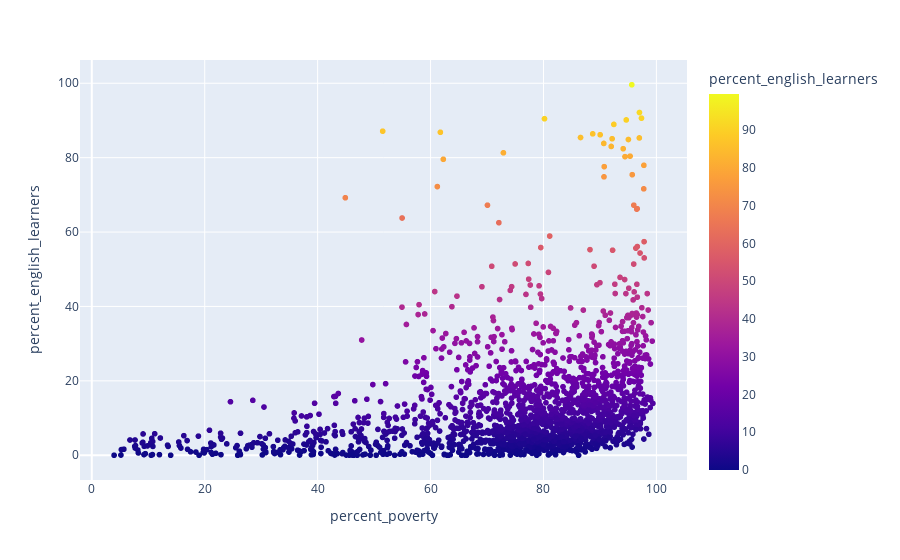

Write notebook code for a chart like this one.
### Markdown cell above
#### Task 2E: Create a scatter plot to see whether a relationship might exist between the percentage of low-income students in a school and the percentage of English learners in a school.

The percentage of students who fall below the poverty line should be on the horizontal axis, and the percentage of English learners should be on the vertical axis.

### Code cell
# Create a scatter plot of percent_english_learners vs percent_poverty
px.scatter(schools, x= 'percent_poverty', y='percent_english_learners',color='percent_english_learners')

### Figure 1 — Plotly figure (JSON) as saved in the notebook; plotly's stock layout.template omitted (floating-point values rounded to 4 significant figures; data arrays with more than 128 entries replaced by an {"elided": "..."} marker saying what was removed)
{"data": [{"hovertemplate": "percent_poverty=%{x}<br>percent_english_learners=%{marker.color}<extra></extra>", "legendgroup": "", "marker": {"color": {"elided": "1834 float values"}, "coloraxis": "coloraxis", "symbol": "circle"}, "mode": "markers", "name": "", "showlegend": false, "type": "scattergl", "x": {"elided": "1834 float values"}, "xaxis": "x", "y": {"elided": "1834 float values"}, "yaxis": "y"}], "layout": {"autosize": true, "coloraxis": {"colorbar": {"title": {"text": "percent_english_learners"}}, "colorscale": [[0, "#0d0887"], [0.1111, "#46039f"], [0.2222, "#7201a8"], [0.3333, "#9c179e"], [0.4444, "#bd3786"], [0.5556, "#d8576b"], [0.6667, "#ed7953"], [0.7778, "#fb9f3a"], [0.8889, "#fdca26"], [1, "#f0f921"]]}, "legend": {"tracegroupgap": 0}, "margin": {"t": 60}, "xaxis": {"anchor": "y", "autorange": true, "domain": [0, 1], "range": [-2.21, 105.5], "title": {"text": "percent_poverty"}, "type": "linear"}, "yaxis": {"anchor": "x", "autorange": true, "domain": [0, 1], "range": [-7.712, 107.3], "title": {"text": "percent_english_learners"}, "type": "linear"}}}
